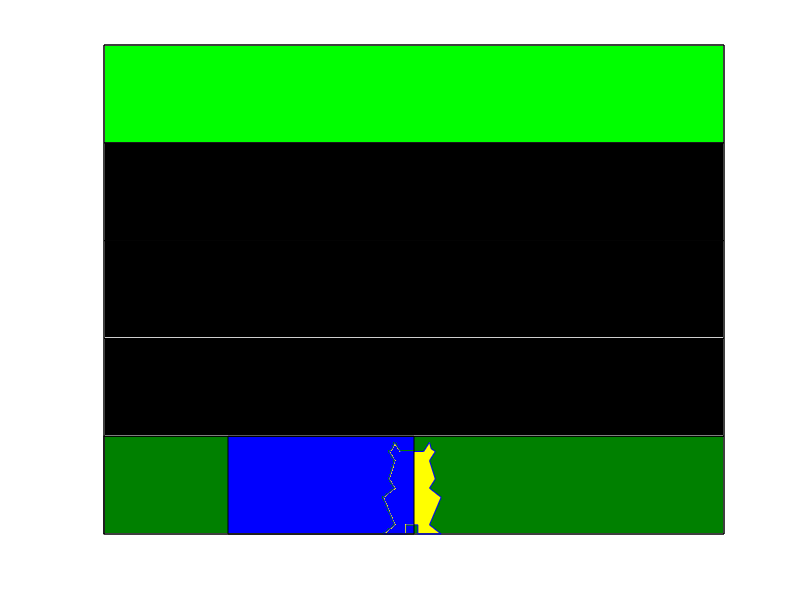

Here is the MATLAB script that generated this plot: (Note: this script raises an error after producing the figure.)
function frog1()

  
fig1 = figure('KeyPressFcn',@presskeys)
rectangle('position',[0 0 10 5]) %big boundry
rectangle('position',[0 0 10 1],'facecolor',[0 0.5,0])%lanes
rectangle('position',[0 1 10 1],'facecolor','k')
rectangle('position',[0 2 10 1],'facecolor','k')
rectangle('position',[0 3 10 1],'facecolor','k')
rectangle('position',[0 4 10 1],'facecolor','g')
axis off

over = 0
grid = zeros(10,10)

xRana = 4.5+ 15.*[0.0 0.4 0.4 0.2 0.4 0.6 0.8 0.6 0.6 1.0 0.8  1.0 0.8 0.7 0.9 0.8 0.9   0.83 0.8 0.7 0.3 0.2   0.16 0.1 0.2 0.1 0.3 0.2 0.0 0.2]/16;
yRana = 15.*[0.0 0.0 0.1 0.4 0.1 0.1 0.4 0.1 0.0 0.0 0.1  0.4 0.5 0.4 0.6 0.8 0.9   0.93 1.0 0.9 0.9 1.0   0.93 0.9 0.8 0.6 0.4 0.5 0.4 0.1]/16;
cow = patch(xRana,yRana,'y','edgecolor','b');
%cow = rectangle('position',[4.5 0 1 1],'facecolor','w');%character
poscowX = get(cow,'XData')%searching for position of cow on the board
poscowY = get(cow,'YData')
    
    function presskeys(varargin)      
        poscowX = get(cow,'XData')%searching for position of cow on the board        
        poscowY = get(cow,'YData')        
        display(poscowX)        
        display(poscowY)
                        
        switch varargin{2}.Key
            case 'uparrow'
                if poscowY<4                    
                    poscowY = poscowY+1
                  elseif poscowY(1)>1
                    Over()
                end                
                                                              
            case 'downarrow'                
                if poscowY>0                    
                    poscowY = poscowY-1                    
                end
                
            case 'rightarrow'                
                if poscowX <8.5                    
                    poscowX = poscowX+1                    
                end               
                               
            case 'leftarrow'                
                if poscowX>1                    
                    poscowX = poscowX-1                    
                end                                                
        end        
        set(cow,'Ydata',poscowY,'XData',poscowX)                      
    end

    

axis off
xlim([0 10])
ylim([0 5])

car = hgtransform;
rectangle('position',[-1 0 1 1],'facecolor', 'b','parent',car) ;

car2 = hgtransform;
rectangle('position',[2 0 3 1],'facecolor', 'b','parent',car2) ;

car3 = hgtransform;
rectangle('position',[-2 0 1.5 1],'facecolor', 'b','parent',car3) ;


pt1_1 = [10 1 0];
pt2_1 = [0 1 0];

pt1_2 = [0 2  0];
pt2_2 = [8 2 0];

pt1_3 = [10 3  0];
pt2_3 = [0 3 0];


    while over == 0
    
    for  R=linspace(0,1,10000)

        for t=linspace(0,1,9999)
        
            car.Matrix = makehgtform('translate',pt1_1 + t*(pt2_1-pt1_1));

            car2.Matrix = makehgtform('translate',pt1_2 + t*(pt2_2-pt1_2));

            car3.Matrix = makehgtform('translate',pt1_3 + t*(pt2_3-pt1_3));
      
            drawnow
        end
    end
    end 
    




    function youwin1()
        youwin = text(0,3,{'You Win!'},'color','r','fontsize',80);
        set(youwin,'visible','on');
    end
function Nokeys(~)
end
close(fig1)   
function Over()
    set(fig1,'KeyPressFcn',@Nokeys)
    over = 1   
    youwin1()
    %close(fig1);
    %disp("You win!")
    pause(1.5)
    close(fig1)
end
end
        % xposcar1= get(car,'position')        
